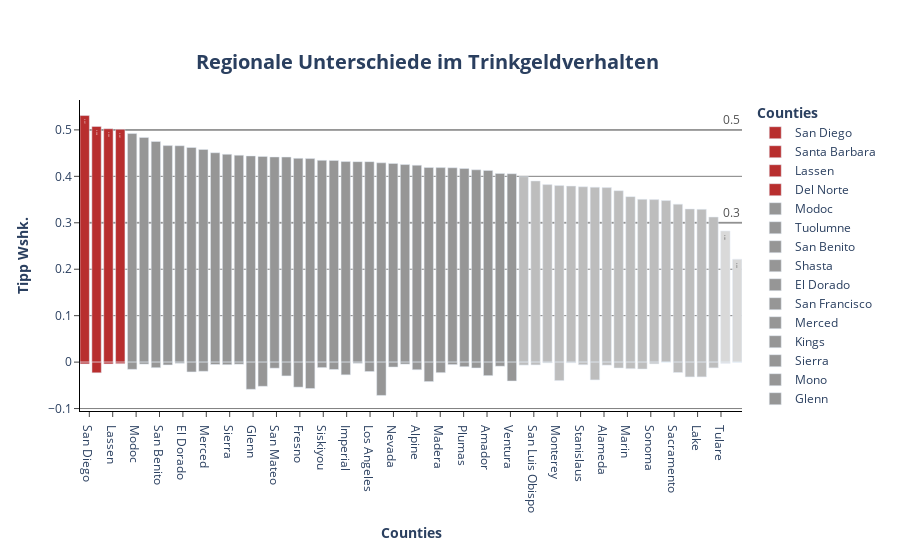

Notebook source saved alongside this figure:
### Code cell
# dimension der gesamten Bestellungen pro County noch einbringen! 

fig1 = go.Figure()

for county in df_county_tip2.county:

 if df_county_tip2[df_county_tip2.county == county].tip.values >= 0.5:
  color = px.colors.qualitative.G10[8]
  text= df_county_tip2.loc[df_county_tip2.county == county].tip.values.round(3)

  fig1.add_trace(
   go.Bar(
    x= df_county_tip2.loc[df_county_tip2.county == county].county,
    y= df_county_tip2.loc[df_county_tip2.county == county].tip,
    name= county,
    showlegend= True,
    marker= dict(color= color),
    width= 0.8,
    text= text,
    base= 0
   )
  )

  fig1.add_trace(
   go.Bar(
    x= df_county_tip2.loc[df_county_tip2.county == county].county,
    y= df_county_tip2.loc[df_county_tip2.county == county].orders,
    name= f"{df_county_tip2.loc[df_county_tip2.county == county].orders.values}",
    base = -df_county_tip2.loc[df_county_tip2.county == county].orders,
    showlegend= False,
    marker= dict(color= color),
    width= 0.8
   )
  )

 elif 0.4 < df_county_tip2.loc[df_county_tip2.county == county].tip.values < 0.5:
  color= px.colors.sequential.Greys[4]

  fig1.add_trace(
   go.Bar(
    x= df_county_tip2.loc[df_county_tip2.county == county].county,
    y= df_county_tip2.loc[df_county_tip2.county == county].tip,
    name= county,
    showlegend= True,
    marker= dict(color= color),
    width= 0.8,
    base= 0
   )
  )

  fig1.add_trace(
   go.Bar(
    x= df_county_tip2.loc[df_county_tip2.county == county].county,
    y= df_county_tip2.loc[df_county_tip2.county == county].orders,
    name= f"{df_county_tip2.loc[df_county_tip2.county == county].orders.values}",
    base = -df_county_tip2.loc[df_county_tip2.county == county].orders,
    showlegend= False,
    marker= dict(color= color),
    width= 0.8
   )
  )

 elif 0.3 < df_county_tip2.loc[df_county_tip2.county == county].tip.values < 0.4:
  color= px.colors.sequential.Greys[3]

  fig1.add_trace(
   go.Bar(
    x= df_county_tip2.loc[df_county_tip2.county == county].county,
    y= df_county_tip2.loc[df_county_tip2.county == county].tip,
    name= county,
    showlegend= True,
    marker= dict(color= color),
    width= 0.8,
    base= 0
   )
  )

  fig1.add_trace(
   go.Bar(
    x= df_county_tip2.loc[df_county_tip2.county == county].county,
    y= df_county_tip2.loc[df_county_tip2.county == county].orders,
    name= f"{df_county_tip2.loc[df_county_tip2.county == county].orders.values}",
    base = -df_county_tip2.loc[df_county_tip2.county == county].orders,
    showlegend= False,
    marker= dict(color= color),
    width= 0.8
   )
  )

 elif 0.2 < df_county_tip2.loc[df_county_tip2.county == county].tip.values < 0.3:
  color= px.colors.sequential.Greys[2]
  text= df_county_tip2.loc[df_county_tip2.county == county].tip.values.round(3)

  fig1.add_trace(
   go.Bar(
    x= df_county_tip2.loc[df_county_tip2.county == county].county,
    y= df_county_tip2.loc[df_county_tip2.county == county].tip,
    name= county,
    showlegend= True,
    marker= dict(color= color),
    width= 0.8,
    text= text,
    base= 0
   )
  )

  fig1.add_trace(
   go.Bar(
    x= df_county_tip2.loc[df_county_tip2.county == county].county,
    y= df_county_tip2.loc[df_county_tip2.county == county].orders,
    name= f"{df_county_tip2.loc[df_county_tip2.county == county].orders.values}",
    base = -df_county_tip2.loc[df_county_tip2.county == county].orders,
    showlegend= False,
    marker= dict(color= color),
    width= 0.8
   )
  )

fig1.add_hline(
 y= 0.5,
 opacity= 0.3,
 line_dash= "solid",
 annotation_text= 0.5,
 annotation_position= "top right",
 line_color= px.colors.sequential.Greys[7],
 annotation_font_color= px.colors.sequential.Greys[7],
 annotation_font_size= 12,
 layer= "below"
)

fig1.add_hline(
 y= 0.3,
 opacity= 0.3,
 line_dash= "solid",
 annotation_text= 0.3,
 annotation_position= "top right",
 line_color= px.colors.sequential.Greys[7],
 annotation_font_color= px.colors.sequential.Greys[7],
 annotation_font_size= 12,
 layer= "below",
)

fig1.add_hline(
 y= 0,
 opacity= 1,
 line_dash= "solid",
 line_color= "black",
 layer= "below",
)

fig1.update_annotations(opacity= 0.8)
fig1.update_layout(title= dict(text= "<b>Regionale Unterschiede im Trinkgeldverhalten</b>", font_size= 20, xanchor= "center", yanchor= "top", y=0.9, x=0.475), legend_title_text = "<b>Counties</b>", height= 550)
fig1.update_xaxes(title_text="<b>Counties</b>", ticks= "outside")
fig1.update_yaxes(title_text="<b>Tipp Wshk.</b>", ticks= "outside", showgrid= True, gridcolor= "grey")
fig1.update_layout(plot_bgcolor= "white", xaxis= dict(linecolor= "black"), yaxis= dict(linecolor= "black"))
fig1.show()

### Figure 1 — Plotly figure (JSON) as saved in the notebook; plotly's stock layout.template omitted (floating-point values rounded to 4 significant figures)
{"data": [{"base": 0, "marker": {"color": "#B82E2E"}, "name": "San Diego", "showlegend": true, "text": [0.531], "type": "bar", "width": 0.8, "x": ["San Diego"], "y": [0.5309]}, {"base": [-0.00392], "marker": {"color": "#B82E2E"}, "name": "[0.00391982]", "showlegend": false, "type": "bar", "width": 0.8, "x": ["San Diego"], "y": [0.00392]}, {"base": 0, "marker": {"color": "#B82E2E"}, "name": "Santa Barbara", "showlegend": true, "text": [0.508], "type": "bar", "width": 0.8, "x": ["Santa Barbara"], "y": [0.5075]}, {"base": [-0.02303], "marker": {"color": "#B82E2E"}, "name": "[0.02302958]", "showlegend": false, "type": "bar", "width": 0.8, "x": ["Santa Barbara"], "y": [0.02303]}, {"base": 0, "marker": {"color": "#B82E2E"}, "name": "Lassen", "showlegend": true, "text": [0.502], "type": "bar", "width": 0.8, "x": ["Lassen"], "y": [0.5025]}, {"base": [-0.003964], "marker": {"color": "#B82E2E"}, "name": "[0.00396431]", "showlegend": false, "type": "bar", "width": 0.8, "x": ["Lassen"], "y": [0.003964]}, {"base": 0, "marker": {"color": "#B82E2E"}, "name": "Del Norte", "showlegend": true, "text": [0.501], "type": "bar", "width": 0.8, "x": ["Del Norte"], "y": [0.5012]}, {"base": [-0.003323], "marker": {"color": "#B82E2E"}, "name": "[0.00332336]", "showlegend": false, "type": "bar", "width": 0.8, "x": ["Del Norte"], "y": [0.003323]}, {"base": 0, "marker": {"color": "rgb(150,150,150)"}, "name": "Modoc", "showlegend": true, "type": "bar", "width": 0.8, "x": ["Modoc"], "y": [0.4921]}, {"base": [-0.0156], "marker": {"color": "rgb(150,150,150)"}, "name": "[0.01559856]", "showlegend": false, "type": "bar", "width": 0.8, "x": ["Modoc"], "y": [0.0156]}, {"base": 0, "marker": {"color": "rgb(150,150,150)"}, "name": "Tuolumne", "showlegend": true, "type": "bar", "width": 0.8, "x": ["Tuolumne"], "y": [0.4839]}, {"base": [-0.004287], "marker": {"color": "rgb(150,150,150)"}, "name": "[0.00428726]", "showlegend": false, "type": "bar", "width": 0.8, "x": ["Tuolumne"], "y": [0.004287]}, {"base": 0, "marker": {"color": "rgb(150,150,150)"}, "name": "San Benito", "showlegend": true, "type": "bar", "width": 0.8, "x": ["San Benito"], "y": [0.475]}, {"base": [-0.01205], "marker": {"color": "rgb(150,150,150)"}, "name": "[0.01204617]", "showlegend": false, "type": "bar", "width": 0.8, "x": ["San Benito"], "y": [0.01205]}, {"base": 0, "marker": {"color": "rgb(150,150,150)"}, "name": "Shasta", "showlegend": true, "type": "bar", "width": 0.8, "x": ["Shasta"], "y": [0.4662]}, {"base": [-0.006143], "marker": {"color": "rgb(150,150,150)"}, "name": "[0.00614254]", "showlegend": false, "type": "bar", "width": 0.8, "x": ["Shasta"], "y": [0.006143]}, {"base": 0, "marker": {"color": "rgb(150,150,150)"}, "name": "El Dorado", "showlegend": true, "type": "bar", "width": 0.8, "x": ["El Dorado"], "y": [0.4659]}, {"base": [-0.002511], "marker": {"color": "rgb(150,150,150)"}, "name": "[0.00251106]", "showlegend": false, "type": "bar", "width": 0.8, "x": ["El Dorado"], "y": [0.002511]}, {"base": 0, "marker": {"color": "rgb(150,150,150)"}, "name": "San Francisco", "showlegend": true, "type": "bar", "width": 0.8, "x": ["San Francisco"], "y": [0.4621]}, {"base": [-0.02117], "marker": {"color": "rgb(150,150,150)"}, "name": "[0.02117265]", "showlegend": false, "type": "bar", "width": 0.8, "x": ["San Francisco"], "y": [0.02117]}, {"base": 0, "marker": {"color": "rgb(150,150,150)"}, "name": "Merced", "showlegend": true, "type": "bar", "width": 0.8, "x": ["Merced"], "y": [0.4579]}, {"base": [-0.01982], "marker": {"color": "rgb(150,150,150)"}, "name": "[0.01981826]", "showlegend": false, "type": "bar", "width": 0.8, "x": ["Merced"], "y": [0.01982]}, {"base": 0, "marker": {"color": "rgb(150,150,150)"}, "name": "Kings", "showlegend": true, "type": "bar", "width": 0.8, "x": ["Kings"], "y": [0.4509]}, {"base": [-0.005098], "marker": {"color": "rgb(150,150,150)"}, "name": "[0.00509791]", "showlegend": false, "type": "bar", "width": 0.8, "x": ["Kings"], "y": [0.005098]}, {"base": 0, "marker": {"color": "rgb(150,150,150)"}, "name": "Sierra", "showlegend": true, "type": "bar", "width": 0.8, "x": ["Sierra"], "y": [0.4475]}, {"base": [-0.0056], "marker": {"color": "rgb(150,150,150)"}, "name": "[0.00560045]", "showlegend": false, "type": "bar", "width": 0.8, "x": ["Sierra"], "y": [0.0056]}, {"base": 0, "marker": {"color": "rgb(150,150,150)"}, "name": "Mono", "showlegend": true, "type": "bar", "width": 0.8, "x": ["Mono"], "y": [0.4455]}, {"base": [-0.004531], "marker": {"color": "rgb(150,150,150)"}, "name": "[0.00453111]", "showlegend": false, "type": "bar", "width": 0.8, "x": ["Mono"], "y": [0.004531]}, {"base": 0, "marker": {"color": "rgb(150,150,150)"}, "name": "Glenn", "showlegend": true, "type": "bar", "width": 0.8, "x": ["Glenn"], "y": [0.444]}, {"base": [-0.05856], "marker": {"color": "rgb(150,150,150)"}, "name": "[0.05856009]", "showlegend": false, "type": "bar", "width": 0.8, "x": ["Glenn"], "y": [0.05856]}, {"base": 0, "marker": {"color": "rgb(150,150,150)"}, "name": "Kern", "showlegend": true, "type": "bar", "width": 0.8, "x": ["Kern"], "y": [0.4429]}, {"base": [-0.05207], "marker": {"color": "rgb(150,150,150)"}, "name": "[0.05206825]", "showlegend": false, "type": "bar", "width": 0.8, "x": ["Kern"], "y": [0.05207]}, {"base": 0, "marker": {"color": "rgb(150,150,150)"}, "name": "San Mateo", "showlegend": true, "type": "bar", "width": 0.8, "x": ["San Mateo"], "y": [0.4418]}, {"base": [-0.01306], "marker": {"color": "rgb(150,150,150)"}, "name": "[0.01306114]", "showlegend": false, "type": "bar", "width": 0.8, "x": ["San Mateo"], "y": [0.01306]}, {"base": 0, "marker": {"color": "rgb(150,150,150)"}, "name": "Yuba", "showlegend": true, "type": "bar", "width": 0.8, "x": ["Yuba"], "y": [0.4416]}, {"base": [-0.02974], "marker": {"color": "rgb(150,150,150)"}, "name": "[0.02974057]", "showlegend": false, "type": "bar", "width": 0.8, "x": ["Yuba"], "y": [0.02974]}, {"base": 0, "marker": {"color": "rgb(150,150,150)"}, "name": "Fresno", "showlegend": true, "type": "bar", "width": 0.8, "x": ["Fresno"], "y": [0.4388]}, {"base": [-0.05385], "marker": {"color": "rgb(150,150,150)"}, "name": "[0.05385433]", "showlegend": false, "type": "bar", "width": 0.8, "x": ["Fresno"], "y": [0.05385]}, {"base": 0, "marker": {"color": "rgb(150,150,150)"}, "name": "Orange", "showlegend": true, "type": "bar", "width": 0.8, "x": ["Orange"], "y": [0.4382]}, {"base": [-0.05684], "marker": {"color": "rgb(150,150,150)"}, "name": "[0.05683827]", "showlegend": false, "type": "bar", "width": 0.8, "x": ["Orange"], "y": [0.05684]}, {"base": 0, "marker": {"color": "rgb(150,150,150)"}, "name": "Siskiyou", "showlegend": true, "type": "bar", "width": 0.8, "x": ["Siskiyou"], "y": [0.4345]}, {"base": [-0.01185], "marker": {"color": "rgb(150,150,150)"}, "name": "[0.01185174]", "showlegend": false, "type": "bar", "width": 0.8, "x": ["Siskiyou"], "y": [0.01185]}, {"base": 0, "marker": {"color": "rgb(150,150,150)"}, "name": "Santa Clara", "showlegend": true, "type": "bar", "width": 0.8, "x": ["Santa Clara"], "y": [0.4343]}, {"base": [-0.01584], "marker": {"color": "rgb(150,150,150)"}, "name": "[0.01583583]", "showlegend": false, "type": "bar", "width": 0.8, "x": ["Santa Clara"], "y": [0.01584]}, {"base": 0, "marker": {"color": "rgb(150,150,150)"}, "name": "Imperial", "showlegend": true, "type": "bar", "width": 0.8, "x": ["Imperial"], "y": [0.4319]}, {"base": [-0.02737], "marker": {"color": "rgb(150,150,150)"}, "name": "[0.02736627]", "showlegend": false, "type": "bar", "width": 0.8, "x": ["Imperial"], "y": [0.02737]}, {"base": 0, "marker": {"color": "rgb(150,150,150)"}, "name": "Humboldt", "showlegend": true, "type": "bar", "width": 0.8, "x": ["Humboldt"], "y": [0.4317]}, {"base": [-0.002496], "marker": {"color": "rgb(150,150,150)"}, "name": "[0.00249623]", "showlegend": false, "type": "bar", "width": 0.8, "x": ["Humboldt"], "y": [0.002496]}, {"base": 0, "marker": {"color": "rgb(150,150,150)"}, "name": "Los Angeles", "showlegend": true, "type": "bar", "width": 0.8, "x": ["Los Angeles"], "y": [0.4316]}, {"base": [-0.02028], "marker": {"color": "rgb(150,150,150)"}, "name": "[0.02028455]", "showlegend": false, "type": "bar", "width": 0.8, "x": ["Los Angeles"], "y": [0.02028]}, {"base": 0, "marker": {"color": "rgb(150,150,150)"}, "name": "Calaveras", "showlegend": true, "type": "bar", "width": 0.8, "x": ["Calaveras"], "y": [0.4292]}, {"base": [-0.07177], "marker": {"color": "rgb(150,150,150)"}, "name": "[0.07177117]", "showlegend": false, "type": "bar", "width": 0.8, "x": ["Calaveras"], "y": [0.07177]}, {"base": 0, "marker": {"color": "rgb(150,150,150)"}, "name": "Nevada", "showlegend": true, "type": "bar", "width": 0.8, "x": ["Nevada"], "y": [0.4278]}, {"base": [-0.01061], "marker": {"color": "rgb(150,150,150)"}, "name": "[0.0106061]", "showlegend": false, "type": "bar", "width": 0.8, "x": ["Nevada"], "y": [0.01061]}, {"base": 0, "marker": {"color": "rgb(150,150,150)"}, "name": "Napa", "showlegend": true, "type": "bar", "width": 0.8, "x": ["Napa"], "y": [0.4254]}, {"base": [-0.00433], "marker": {"color": "rgb(150,150,150)"}, "name": "[0.0043301]", "showlegend": false, "type": "bar", "width": 0.8, "x": ["Napa"], "y": [0.00433]}, {"base": 0, "marker": {"color": "rgb(150,150,150)"}, "name": "Alpine", "showlegend": true, "type": "bar", "width": 0.8, "x": ["Alpine"], "y": [0.424]}, {"base": [-0.01643], "marker": {"color": "rgb(150,150,150)"}, "name": "[0.01642899]", "showlegend": false, "type": "bar", "width": 0.8, "x": ["Alpine"], "y": [0.01643]}, {"base": 0, "marker": {"color": "rgb(150,150,150)"}, "name": "Sutter", "showlegend": true, "type": "bar", "width": 0.8, "x": ["Sutter"], "y": [0.419]}, {"base": [-0.04188], "marker": {"color": "rgb(150,150,150)"}, "name": "[0.04188395]", "showlegend": false, "type": "bar", "width": 0.8, "x": ["Sutter"], "y": [0.04188]}, {"base": 0, "marker": {"color": "rgb(150,150,150)"}, "name": "Madera", "showlegend": true, "type": "bar", "width": 0.8, "x": ["Madera"], "y": [0.4188]}, {"base": [-0.02272], "marker": {"color": "rgb(150,150,150)"}, "name": "[0.02272147]", "showlegend": false, "type": "bar", "width": 0.8, "x": ["Madera"], "y": [0.02272]}, {"base": 0, "marker": {"color": "rgb(150,150,150)"}, "name": "Solano", "showlegend": true, "type": "bar", "width": 0.8, "x": ["Solano"], "y": [0.4184]}, {"base": [-0.005324], "marker": {"color": "rgb(150,150,150)"}, "name": "[0.00532364]", "showlegend": false, "type": "bar", "width": 0.8, "x": ["Solano"], "y": [0.005324]}, {"base": 0, "marker": {"color": "rgb(150,150,150)"}, "name": "Plumas", "showlegend": true, "type": "bar", "width": 0.8, "x": ["Plumas"], "y": [0.4168]}, {"base": [-0.009911], "marker": {"color": "rgb(150,150,150)"}, "name": "[0.00991078]", "showlegend": false, "type": "bar", "width": 0.8, "x": ["Plumas"], "y": [0.009911]}, {"base": 0, "marker": {"color": "rgb(150,150,150)"}, "name": "Contra Costa", "showlegend": true, "type": "bar", "width": 0.8, "x": ["Contra Costa"], "y": [0.4141]}, {"base": [-0.01263], "marker": {"color": "rgb(150,150,150)"}, "name": "[0.01262945]", "showlegend": false, "type": "bar", "width": 0.8, "x": ["Contra Costa"], "y": [0.01263]}, {"base": 0, "marker": {"color": "rgb(150,150,150)"}, "name": "Amador", "showlegend": true, "type": "bar", "width": 0.8, "x": ["Amador"], "y": [0.4128]}, {"base": [-0.02913], "marker": {"color": "rgb(150,150,150)"}, "name": "[0.02913258]", "showlegend": false, "type": "bar", "width": 0.8, "x": ["Amador"], "y": [0.02913]}, {"base": 0, "marker": {"color": "rgb(150,150,150)"}, "name": "Colusa", "showlegend": true, "type": "bar", "width": 0.8, "x": ["Colusa"], "y": [0.4063]}, {"base": [-0.008828], "marker": {"color": "rgb(150,150,150)"}, "name": "[0.00882825]", "showlegend": false, "type": "bar", "width": 0.8, "x": ["Colusa"], "y": [0.008828]}, {"base": 0, "marker": {"color": "rgb(150,150,150)"}, "name": "Ventura", "showlegend": true, "type": "bar", "width": 0.8, "x": ["Ventura"], "y": [0.4056]}, {"base": [-0.04067], "marker": {"color": "rgb(150,150,150)"}, "name": "[0.04067126]", "showlegend": false, "type": "bar", "width": 0.8, "x": ["Ventura"], "y": [0.04067]}, {"base": 0, "marker": {"color": "rgb(189,189,189)"}, "name": "Riverside", "showlegend": true, "type": "bar", "width": 0.8, "x": ["Riverside"], "y": [0.3993]}, {"base": [-0.006465], "marker": {"color": "rgb(189,189,189)"}, "name": "[0.00646549]", "showlegend": false, "type": "bar", "width": 0.8, "x": ["Riverside"], "y": [0.006465]}, {"base": 0, "marker": {"color": "rgb(189,189,189)"}, "name": "San Luis Obispo", "showlegend": true, "type": "bar", "width": 0.8, "x": ["San Luis Obispo"], "y": [0.3901]}, {"base": [-0.006095], "marker": {"color": "rgb(189,189,189)"}, "name": "[0.00609476]", "showlegend": false, "type": "bar", "width": 0.8, "x": ["San Luis Obispo"], "y": [0.006095]}, {"base": 0, "marker": {"color": "rgb(189,189,189)"}, "name": "San Joaquin", "showlegend": true, "type": "bar", "width": 0.8, "x": ["San Joaquin"], "y": [0.3823]}, {"base": [-0.00156], "marker": {"color": "rgb(189,189,189)"}, "name": "[0.00156035]", "showlegend": false, "type": "bar", "width": 0.8, "x": ["San Joaquin"], "y": [0.00156]}, {"base": 0, "marker": {"color": "rgb(189,189,189)"}, "name": "Monterey", "showlegend": true, "type": "bar", "width": 0.8, "x": ["Monterey"], "y": [0.3801]}, {"base": [-0.03978], "marker": {"color": "rgb(189,189,189)"}, "name": "[0.03977822]", "showlegend": false, "type": "bar", "width": 0.8, "x": ["Monterey"], "y": [0.03978]}, {"base": 0, "marker": {"color": "rgb(189,189,189)"}, "name": "Tehama", "showlegend": true, "type": "bar", "width": 0.8, "x": ["Tehama"], "y": [0.379]}, {"base": [-0.001335], "marker": {"color": "rgb(189,189,189)"}, "name": "[0.00133462]", "showlegend": false, "type": "bar", "width": 0.8, "x": ["Tehama"], "y": [0.001335]}, {"base": 0, "marker": {"color": "rgb(189,189,189)"}, "name": "Stanislaus", "showlegend": true, "type": "bar", "width": 0.8, "x": ["Stanislaus"], "y": [0.3775]}, {"base": [-0.005696], "marker": {"color": "rgb(189,189,189)"}, "name": "[0.00569602]", "showlegend": false, "type": "bar", "width": 0.8, "x": ["Stanislaus"], "y": [0.005696]}, {"base": 0, "marker": {"color": "rgb(189,189,189)"}, "name": "Mariposa", "showlegend": true, "type": "bar", "width": 0.8, "x": ["Mariposa"], "y": [0.3766]}, {"base": [-0.03828], "marker": {"color": "rgb(189,189,189)"}, "name": "[0.03828213]", "showlegend": false, "type": "bar", "width": 0.8, "x": ["Mariposa"], "y": [0.03828]}, {"base": 0, "marker": {"color": "rgb(189,189,189)"}, "name": "Alameda", "showlegend": true, "type": "bar", "width": 0.8, "x": ["Alameda"], "y": [0.3758]}, {"base": [-0.006551], "marker": {"color": "rgb(189,189,189)"}, "name": "[0.00655116]", "showlegend": false, "type": "bar", "width": 0.8, "x": ["Alameda"], "y": [0.006551]}, {"base": 0, "marker": {"color": "rgb(189,189,189)"}, "name": "Yolo", "showlegend": true, "type": "bar", "width": 0.8, "x": ["Yolo"], "y": [0.3691]}, {"base": [-0.01269], "marker": {"color": "rgb(189,189,189)"}, "name": "[0.01269206]", "showlegend": false, "type": "bar", "width": 0.8, "x": ["Yolo"], "y": [0.01269]}, {"base": 0, "marker": {"color": "rgb(189,189,189)"}, "name": "Marin", "showlegend": true, "type": "bar", "width": 0.8, "x": ["Marin"], "y": [0.3563]}, {"base": [-0.01414], "marker": {"color": "rgb(189,189,189)"}, "name": "[0.01413707]", "showlegend": false, "type": "bar", "width": 0.8, "x": ["Marin"], "y": [0.01414]}, {"base": 0, "marker": {"color": "rgb(189,189,189)"}, "name": "Mendocino", "showlegend": true, "type": "bar", "width": 0.8, "x": ["Mendocino"], "y": [0.3505]}, {"base": [-0.01481], "marker": {"color": "rgb(189,189,189)"}, "name": "[0.01481262]", "showlegend": false, "type": "bar", "width": 0.8, "x": ["Mendocino"], "y": [0.01481]}, {"base": 0, "marker": {"color": "rgb(189,189,189)"}, "name": "Sonoma", "showlegend": true, "type": "bar", "width": 0.8, "x": ["Sonoma"], "y": [0.3499]}, {"base": [-0.003673], "marker": {"color": "rgb(189,189,189)"}, "name": "[0.00367267]", "showlegend": false, "type": "bar", "width": 0.8, "x": ["Sonoma"], "y": [0.003673]}, {"base": 0, "marker": {"color": "rgb(189,189,189)"}, "name": "Placer", "showlegend": true, "type": "bar", "width": 0.8, "x": ["Placer"], "y": [0.3478]}, {"base": [-7.579e-05], "marker": {"color": "rgb(189,189,189)"}, "name": "[7.57931506e-05]", "showlegend": false, "type": "bar", "width": 0.8, "x": ["Placer"], "y": [7.579e-05]}, {"base": 0, "marker": {"color": "rgb(189,189,189)"}, "name": "Sacramento", "showlegend": true, "type": "bar", "width": 0.8, "x": ["Sacramento"], "y": [0.3401]}, {"base": [-0.02239], "marker": {"color": "rgb(189,189,189)"}, "name": "[0.02239029]", "showlegend": false, "type": "bar", "width": 0.8, "x": ["Sacramento"], "y": [0.02239]}, {"base": 0, "marker": {"color": "rgb(189,189,189)"}, "name": "Santa Cruz", "showlegend": true, "type": "bar", "width": 0.8, "x": ["Santa Cruz"], "y": [0.3297]}, {"base": [-0.03187], "marker": {"color": "rgb(189,189,189)"}, "name": "[0.03186608]", "showlegend": false, "type": "bar", "width": 0.8, "x": ["Santa Cruz"], "y": [0.03187]}, {"base": 0, "marker": {"color": "rgb(189,189,189)"}, "name": "Lake", "showlegend": true, "type": "bar", "width": 0.8, "x": ["Lake"], "y": [0.3289]}, {"base": [-0.0318], "marker": {"color": "rgb(189,189,189)"}, "name": "[0.03180347]", "showlegend": false, "type": "bar", "width": 0.8, "x": ["Lake"], "y": [0.0318]}, {"base": 0, "marker": {"color": "rgb(189,189,189)"}, "name": "Inyo", "showlegend": true, "type": "bar", "width": 0.8, "x": ["Inyo"], "y": [0.3124]}, {"base": [-0.01244], "marker": {"color": "rgb(189,189,189)"}, "name": "[0.01243667]", "showlegend": false, "type": "bar", "width": 0.8, "x": ["Inyo"], "y": [0.01244]}, {"base": 0, "marker": {"color": "rgb(217,217,217)"}, "name": "Tulare", "showlegend": true, "text": [0.282], "type": "bar", "width": 0.8, "x": ["Tulare"], "y": [0.2825]}, {"base": [-0.002742], "marker": {"color": "rgb(217,217,217)"}, "name": "[0.00274173]", "showlegend": false, "type": "bar", "width": 0.8, "x": ["Tulare"], "y": [0.002742]}, {"base": 0, "marker": {"color": "rgb(217,217,217)"}, "name": "Trinity", "showlegend": true, "text": [0.222], "type": "bar", "width": 0.8, "x": ["Trinity"], "y": [0.2216]}, {"base": [-0.0003048], "marker": {"color": "rgb(217,217,217)"}, "name": "[0.00030482]", "showlegend": false, "type": "bar", "width": 0.8, "x": ["Trinity"], "y": [0.0003048]}], "layout": {"annotations": [{"font": {"color": "rgb(37,37,37)", "size": 12}, "opacity": 0.8, "showarrow": false, "text": "0.5", "x": 1, "xanchor": "right", "xref": "x domain", "y": 0.5, "yanchor": "bottom", "yref": "y"}, {"font": {"color": "rgb(37,37,37)", "size": 12}, "opacity": 0.8, "showarrow": false, "text": "0.3", "x": 1, "xanchor": "right", "xref": "x domain", "y": 0.3, "yanchor": "bottom", "yref": "y"}], "height": 550, "legend": {"title": {"text": "<b>Counties</b>"}}, "plot_bgcolor": "white", "shapes": [{"layer": "below", "line": {"color": "rgb(37,37,37)", "dash": "solid"}, "opacity": 0.3, "type": "line", "x0": 0, "x1": 1, "xref": "x domain", "y0": 0.5, "y1": 0.5, "yref": "y"}, {"layer": "below", "line": {"color": "rgb(37,37,37)", "dash": "solid"}, "opacity": 0.3, "type": "line", "x0": 0, "x1": 1, "xref": "x domain", "y0": 0.3, "y1": 0.3, "yref": "y"}, {"layer": "below", "line": {"color": "black", "dash": "solid"}, "opacity": 1, "type": "line", "x0": 0, "x1": 1, "xref": "x domain", "y0": 0, "y1": 0, "yref": "y"}], "title": {"font": {"size": 20}, "text": "<b>Regionale Unterschiede im Trinkgeldverhalten</b>", "x": 0.475, "xanchor": "center", "y": 0.9, "yanchor": "top"}, "xaxis": {"linecolor": "black", "ticks": "outside", "title": {"text": "<b>Counties</b>"}}, "yaxis": {"gridcolor": "grey", "linecolor": "black", "showgrid": true, "ticks": "outside", "title": {"text": "<b>Tipp Wshk.</b>"}}}}
